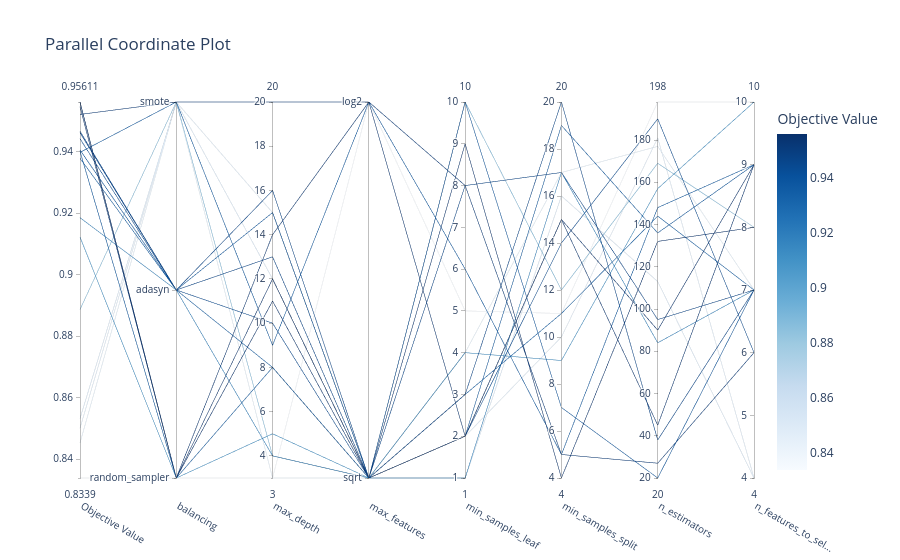

The cell this chart's notebook holds for it:
### Code cell
visualization.plot_parallel_coordinate(study)

### Figure 1 — Plotly figure (JSON) as saved in the notebook; plotly's stock layout.template omitted (floating-point values rounded to 4 significant figures)
{"data": [{"dimensions": [{"label": "Objective Value", "range": [0.8339, 0.9561], "values": [0.956, 0.9378, 0.8532, 0.9185, 0.9561, 0.9405, 0.9461, 0.9397, 0.9521, 0.9546, 0.9466, 0.94, 0.9442, 0.8501, 0.9122, 0.8453, 0.8887, 0.8339]}, {"label": "balancing", "range": [0, 2], "ticktext": ["random_sampler", "adasyn", "smote"], "tickvals": [0, 1, 2], "values": [0, 1, 2, 1, 0, 1, 1, 2, 2, 0, 1, 0, 1, 2, 0, 2, 2, 0]}, {"label": "max_depth", "range": [3, 20], "values": [12, 8, 12, 4, 11, 15, 16, 9, 20, 14, 13, 8, 10, 15, 5, 3, 4, 3]}, {"label": "max_features", "range": [0, 1], "ticktext": ["sqrt", "log2"], "tickvals": [0, 1], "values": [0, 0, 0, 0, 0, 0, 0, 1, 1, 1, 0, 0, 0, 0, 0, 0, 0, 1]}, {"label": "min_samples_leaf", "range": [1, 10], "values": [9, 3, 1, 1, 2, 10, 3, 6, 8, 2, 8, 2, 2, 2, 4, 4, 10, 5]}, {"label": "min_samples_split", "range": [4, 20], "values": [4, 11, 16, 17, 15, 7, 20, 5, 5, 15, 17, 19, 14, 10, 9, 17, 12, 11]}, {"label": "n_estimators", "range": [20, 198], "values": [132, 144, 113, 84, 90, 20, 38, 148, 27, 45, 95, 136, 190, 181, 157, 177, 169, 198]}, {"label": "n_features_to_sel...", "range": [4, 10], "values": [8, 7, 4, 7, 9, 7, 7, 9, 6, 9, 7, 9, 6, 4, 10, 7, 8, 10]}], "labelangle": 30, "labelside": "bottom", "line": {"color": [0.956, 0.9378, 0.8532, 0.9185, 0.9561, 0.9405, 0.9461, 0.9397, 0.9521, 0.9546, 0.9466, 0.94, 0.9442, 0.8501, 0.9122, 0.8453, 0.8887, 0.8339], "colorbar": {"title": {"text": "Objective Value"}}, "colorscale": [[0.0, "rgb(247,251,255)"], [0.125, "rgb(222,235,247)"], [0.25, "rgb(198,219,239)"], [0.375, "rgb(158,202,225)"], [0.5, "rgb(107,174,214)"], [0.625, "rgb(66,146,198)"], [0.75, "rgb(33,113,181)"], [0.875, "rgb(8,81,156)"], [1.0, "rgb(8,48,107)"]], "reversescale": false, "showscale": true}, "type": "parcoords"}], "layout": {"title": {"text": "Parallel Coordinate Plot"}}}
